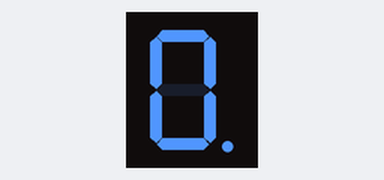
This sketch was run on a simulated Arduino Uno, built with avr-gcc and run on an emulated ATmega328P. On the bench: 1-digit seven-segment display. Wiring (inferred from the names in the program): 1-digit 7-segment display, segments lit when LOW: segments pin 7, pin 6, pin 5, pin 4, pin 3, pin 8, pin 9, pin 10. The segment pins are drawn as the display they are named for.

Above: at 0.1 s.
At 10.1 s:
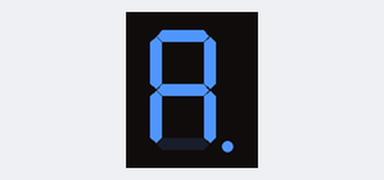
At 12.1 s:
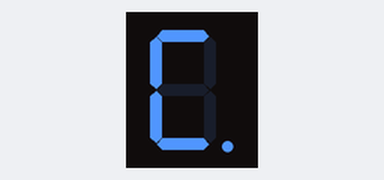
At 13.1 s:
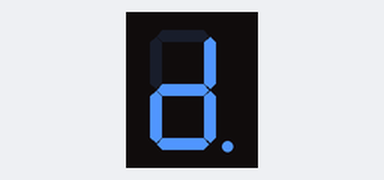
At 14.1 s:
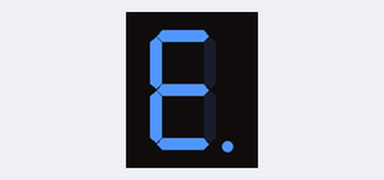
At 15.1 s:
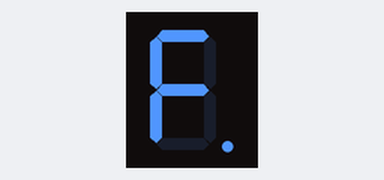

The sketch:

seven_segment_led.ino
```cpp
// this is arduino project to understand seven segment led.

#define led_a 7
#define led_b 6
#define led_c 5
#define led_d 4
#define led_e 3
#define led_f 8
#define led_g 9
#define led_dp 10
void setup() {
  // put your setup code here, to run once:
for (int i=3; i<=10; i++){     // setting the pin mode as OUTPUT by using loop.
  pinMode(i,OUTPUT);
}
Serial.begin(9600);
}

void seven_segment_led(int num){
  for(int a=3;a<=10;a++){
    digitalWrite(a,HIGH);        // all led is off.
  }

  switch(num){

  // for 0 number display
  case 0:
  digitalWrite(led_a,LOW);
  digitalWrite(led_b,LOW);
  digitalWrite(led_c,LOW);
  digitalWrite(led_d,LOW);
  digitalWrite(led_e,LOW);
  digitalWrite(led_f,LOW);
  digitalWrite(led_dp,LOW);
  break;

  // for 1 number display.
  case 1:
  digitalWrite(led_b,LOW);
  digitalWrite(led_c,LOW);
  digitalWrite(led_dp,LOW);
  break;
   // for 2 number display.
  case 2:
  digitalWrite(led_a,LOW);
  digitalWrite(led_b,LOW);
  digitalWrite(led_d,LOW);
  digitalWrite(led_e,LOW);
  digitalWrite(led_g,LOW);
  digitalWrite(led_dp,LOW);
  break;
   // for 3 number display.
  case 3:
  digitalWrite(led_a,LOW);
  digitalWrite(led_b,LOW);
  digitalWrite(led_c,LOW);
  digitalWrite(led_d,LOW);
  digitalWrite(led_g,LOW);
  digitalWrite(led_dp,LOW);
  break;
 // for 4 number display.
  case 4:
  digitalWrite(led_b,LOW);
  digitalWrite(led_c,LOW);
  digitalWrite(led_f,LOW);
  digitalWrite(led_g,LOW);
  digitalWrite(led_dp,LOW);
  break;
 // for 5 number display.
  case 5:
  digitalWrite(led_a,LOW);
  digitalWrite(led_c,LOW);
  digitalWrite(led_d,LOW);
  digitalWrite(led_f,LOW);
  digitalWrite(led_g,LOW);
  digitalWrite(led_dp,LOW);
  break;
 // for 6 number display.
  case 6:
  digitalWrite(led_a,LOW);
  digitalWrite(led_c,LOW);
  digitalWrite(led_d,LOW);
  digitalWrite(led_e,LOW);
  digitalWrite(led_f,LOW);
  digitalWrite(led_g,LOW);
  digitalWrite(led_dp,LOW);
  break;
 // for 7 number display.
  case 7:
  digitalWrite(led_a,LOW);
  digitalWrite(led_b,LOW);
  digitalWrite(led_c,LOW);
  digitalWrite(led_dp,LOW);
  break;
   // for 8 number display.
  case 8:
  digitalWrite(led_a,LOW);
  digitalWrite(led_b,LOW);
  digitalWrite(led_c,LOW);
  digitalWrite(led_d,LOW);
  digitalWrite(led_e,LOW);
  digitalWrite(led_f,LOW);
  digitalWrite(led_g,LOW);
  digitalWrite(led_dp,LOW);
  break;
 // for 9 number display.
  case 9:
  digitalWrite(led_a,LOW);
  digitalWrite(led_b,LOW);
  digitalWrite(led_c,LOW);
  digitalWrite(led_d,LOW);
  digitalWrite(led_f,LOW);
  digitalWrite(led_g,LOW);
  digitalWrite(led_dp,LOW);
  break;
 // for 10(A) number display.
  case 10:
  digitalWrite(led_a,LOW);
  digitalWrite(led_b,LOW);
  digitalWrite(led_c,LOW);
  digitalWrite(led_e,LOW);
  digitalWrite(led_f,LOW);
  digitalWrite(led_g,LOW);
  digitalWrite(led_dp,LOW);
  break;
   // for 11(B) number display.
  case 11:
  digitalWrite(led_c,LOW);
  digitalWrite(led_d,LOW);
  digitalWrite(led_e,LOW);
  digitalWrite(led_f,LOW);
  digitalWrite(led_g,LOW);
  digitalWrite(led_dp,LOW);
  break;
 // for 12(C) number display.
  case 12:
  digitalWrite(led_a,LOW);
  digitalWrite(led_d,LOW);
  digitalWrite(led_e,LOW);
  digitalWrite(led_f,LOW);
  digitalWrite(led_dp,LOW);
  break;
 // for 13(D) number display.
  case 13:
  digitalWrite(led_b,LOW);
  digitalWrite(led_c,LOW);
  digitalWrite(led_d,LOW);
  digitalWrite(led_e,LOW);
  digitalWrite(led_g,LOW);
  digitalWrite(led_dp,LOW);
  break;
 // for 14(E) number display.
  case 14:
  digitalWrite(led_a,LOW);
  digitalWrite(led_d,LOW);
  digitalWrite(led_e,LOW);
  digitalWrite(led_f,LOW);
  digitalWrite(led_g,LOW);
  digitalWrite(led_dp,LOW);
  break;
 // for 15(F) number display.
  case 15:
  digitalWrite(led_a,LOW);
  digitalWrite(led_e,LOW);
  digitalWrite(led_f,LOW);
  digitalWrite(led_g,LOW);
  digitalWrite(led_dp,LOW);
  break;

  default:
  Serial.println("Thats not right");
}
}

void loop() {
  // put your main code here, to run repeatedly:
for(int x=0;x<=15;x++){
  seven_segment_led(x);
  delay(1000);
}
}
```

Source omitted: images.c (data table, 15393 bytes), for_lcd_menu.c (data table, 18471 bytes)

Measured:
- by itself, everything shown: repeats every 16.0 s, in 16 steps
- what the display in image 1 shows lasts 1.0 s, from 10.0 s to 11.0 s
